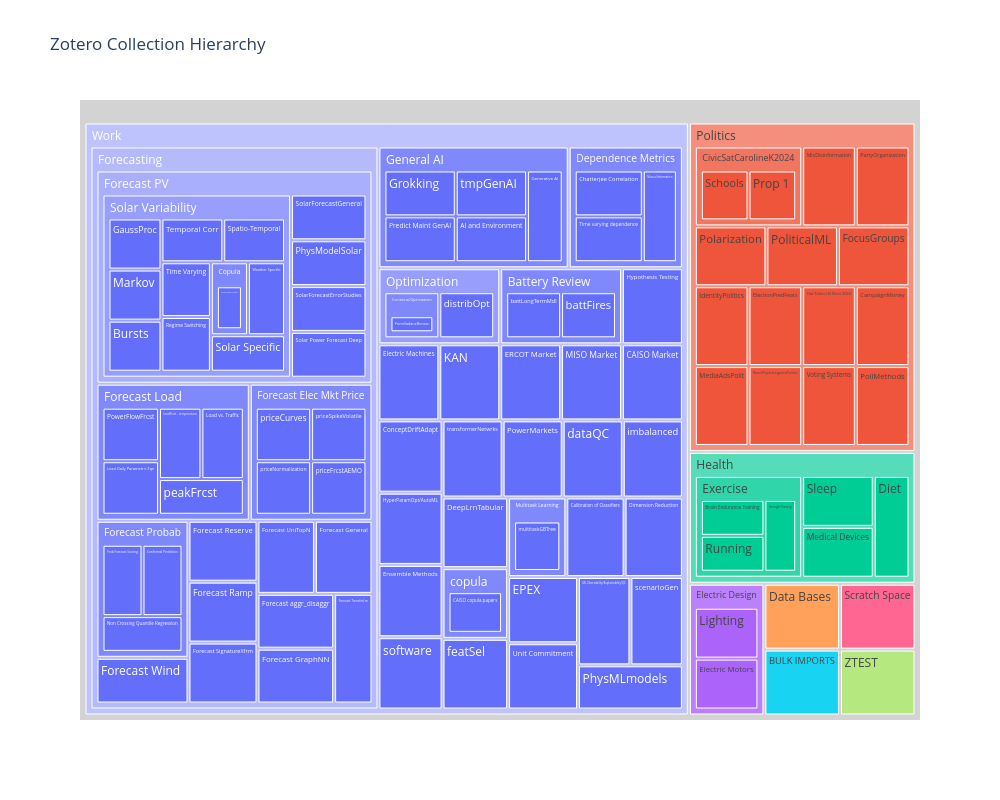

The notebook cell this image was saved under:
### Code cell
rfw.plot_my_zotero_collections()

### Figure 1 — Plotly figure (JSON) as saved in the notebook; plotly's stock layout.template omitted (floating-point values rounded to 4 significant figures)
{"data": [{"labels": ["Data Bases", "Electric Design", "Lighting", "Electric Motors", "Politics", "MisDisinformation", "PartyOrganization", "Polarization", "PoliticalML", "FocusGroups", "IdentityPolitics", "MediaAdsPolit", "ElectionPredFeats", "NeuroPsychoLinguisticPolitics", "Hot Takes US Elect 2024", "CampaignMoney", "CivicSatCarolineK2024", "Schools", "Prop 1", "Voting Systems", "PollMethods", "Health", "Sleep", "Exercise", "Brain Endurance Training", "Running", "Strength Training", "Medical Devices", "Diet", "BULK IMPORTS", "Scratch Space", "ZTEST", "Work", "Dependence Metrics", "Chatterjee Correlation", "Time varying dependence", "Mutual Information", "Hypothesis Testing", "Electric Machines", "Forecasting", "Forecast Wind", "Forecast Reserve", "Forecast Ramp", "Forecast SignatureXfrm", "Forecast PV", "SolarForecastGeneral", "PhysModelSolar", "SolarForecastErrorStudies", "Solar Variability", "GaussProc", "Markov", "Bursts", "Temporal Corr", "Spatio-Temporal", "Time Varying", "Regime Switching", "Copula", "Deep Modern Copula", "Weather Specific", "Solar Specific", "Solar Power Forecast Deep", "Forecast Load", "PowerFlowFrcst", "Load Daily Parametric Eqn", "loadFrcst - temperature", "Load vs. Traffic", "peakFrcst", "Forecast UniTopN", "Forecast General", "Forecast aggr_disaggr", "Forecast GraphNN", "Forecast TransferLrn", "Forecast Elec Mkt Price", "priceCurves", "priceNormalization", "priceSpikeVolatile", "priceFrcstAEMO", "Forecast Probab", "Prob Forecast Scoring", "Conformal Prediction", "Non Crossing Quantile Regression", "KAN", "ERCOT Market", "MISO Market", "CAISO Market", "ConceptDriftAdapt", "HyperParamOpt/AutoML", "Optimization", "Contextual Optimization", "FromSadanaReview", "distribOpt", "Ensemble Methods", "software", "transformerNetwrks", "PowerMarkets", "dataQC", "imbalanced", "Battery Review", "battLongTermMdl", "battFires", "DeepLrnTabular", "copula", "CAISO copula papers", "featSel", "Multitask Learning", "multitaskGBTree", "Calibration of Classifiers", "Dimension Reduction", "General AI", "Grokking", "Predict Maint GenAI", "tmpGenAI", "AI and Environment", "Generative AI", "EPEX", "Unit Commitment", "ML Obervability/Explainability/QC", "scenarioGen", "PhysMLmodels"], "parents": ["", "", "Electric Design", "Electric Design", "", "Politics", "Politics", "Politics", "Politics", "Politics", "Politics", "Politics", "Politics", "Politics", "Politics", "Politics", "Politics", "CivicSatCarolineK2024", "CivicSatCarolineK2024", "Politics", "Politics", "", "Health", "Health", "Exercise", "Exercise", "Exercise", "Health", "Health", "", "", "", "", "Work", "Dependence Metrics", "Dependence Metrics", "Dependence Metrics", "Work", "Work", "Work", "Forecasting", "Forecasting", "Forecasting", "Forecasting", "Forecasting", "Forecast PV", "Forecast PV", "Forecast PV", "Forecast PV", "Solar Variability", "Solar Variability", "Solar Variability", "Solar Variability", "Solar Variability", "Solar Variability", "Solar Variability", "Solar Variability", "Copula", "Solar Variability", "Solar Variability", "Forecast PV", "Forecasting", "Forecast Load", "Forecast Load", "Forecast Load", "Forecast Load", "Forecast Load", "Forecasting", "Forecasting", "Forecasting", "Forecasting", "Forecasting", "Forecasting", "Forecast Elec Mkt Price", "Forecast Elec Mkt Price", "Forecast Elec Mkt Price", "Forecast Elec Mkt Price", "Forecasting", "Forecast Probab", "Forecast Probab", "Forecast Probab", "Work", "Work", "Work", "Work", "Work", "Work", "Work", "Optimization", "Contextual Optimization", "Optimization", "Work", "Work", "Work", "Work", "Work", "Work", "Work", "Battery Review", "Battery Review", "Work", "Work", "copula", "Work", "Work", "Multitask Learning", "Work", "Work", "Work", "General AI", "General AI", "General AI", "General AI", "General AI", "Work", "Work", "Work", "Work", "Work"], "root": {"color": "lightgrey"}, "type": "treemap"}], "layout": {"height": 800, "title": {"text": "Zotero Collection Hierarchy"}, "width": 1000}}
